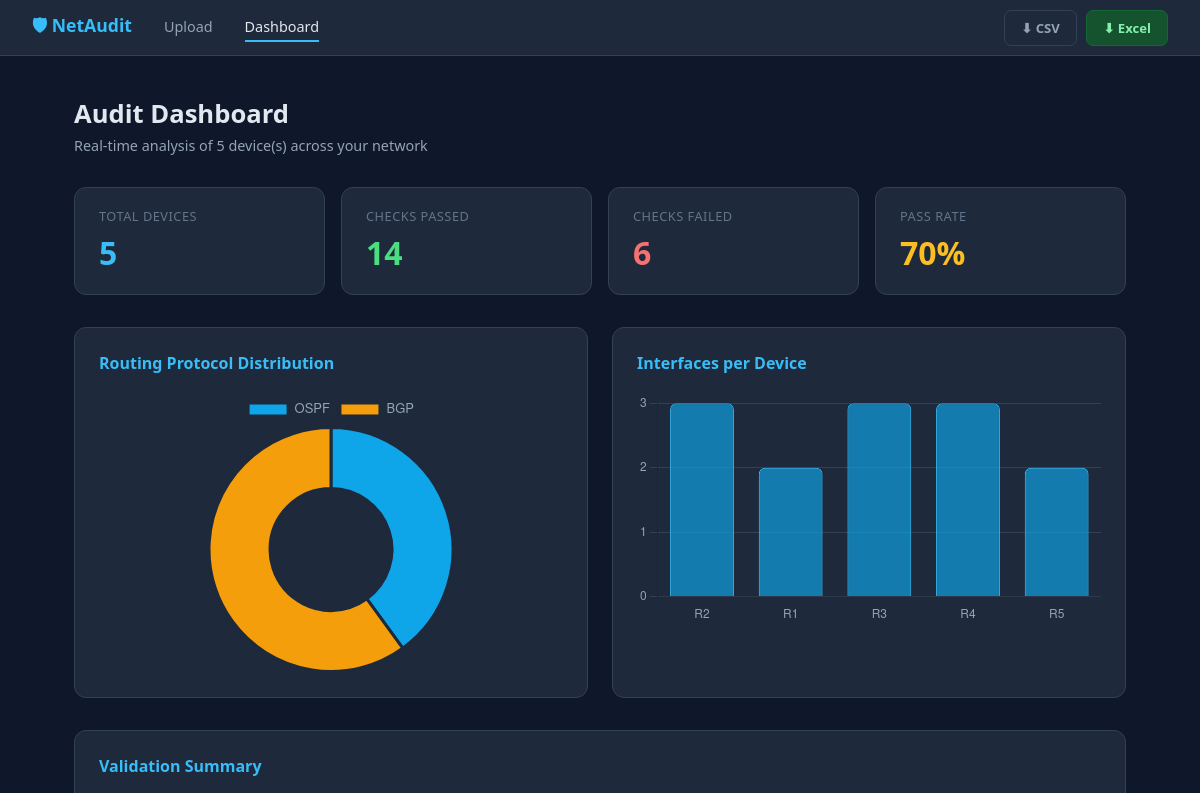
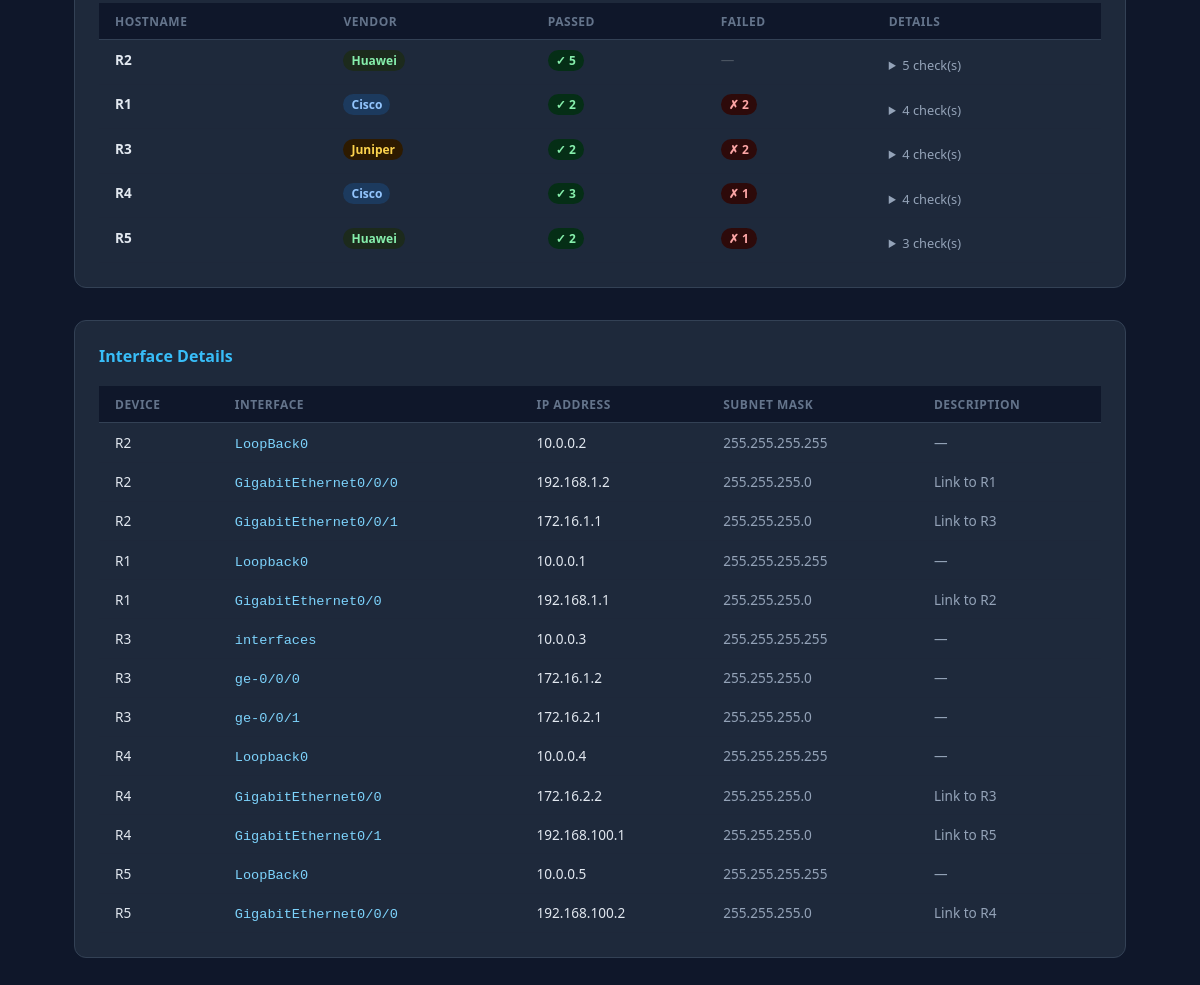
/dashboard, run on the app's committed database (2 pictures, top to bottom).
### app.py (models this page shows)
class Device(db.Model):
    id          = db.Column(db.Integer, primary_key=True)
    hostname    = db.Column(db.String(100))
    vendor      = db.Column(db.String(50))
    filename    = db.Column(db.String(200))
    uploaded_at = db.Column(db.DateTime, default=datetime.utcnow)
    interfaces  = db.relationship('Interface', backref='device', cascade='all, delete-orphan')
    protocols   = db.relationship('Protocol',  backref='device', cascade='all, delete-orphan')
    acl_rules   = db.relationship('ACLRule',   backref='device', cascade='all, delete-orphan')
    validations = db.relationship('Validation', backref='device', cascade='all, delete-orphan')

class Interface(db.Model):
    id        = db.Column(db.Integer, primary_key=True)
    device_id = db.Column(db.Integer, db.ForeignKey('device.id'))
    name      = db.Column(db.String(100))
    ip        = db.Column(db.String(50))
    mask      = db.Column(db.String(50))
    description = db.Column(db.String(200))

### app.py (the view)
@app.route('/dashboard')
def dashboard():
    devices = Device.query.all()
    validations = Validation.query.all()
    val_summary = []
    for dev in devices:
        dev_vals = [v for v in validations if v.device_id == dev.id]
        passes = sum(1 for v in dev_vals if v.status == 'PASS')
        fails  = sum(1 for v in dev_vals if v.status == 'FAIL')
        val_summary.append({
            'hostname': dev.hostname,
            'vendor': dev.vendor,
            'passes': passes,
            'fails': fails,
            'checks': dev_vals
        })
    ospf_count = Protocol.query.filter_by(type='OSPF').count()
    bgp_count  = Protocol.query.filter_by(type='BGP').count()
    iface_data = []
    for dev in devices:
        cnt = Interface.query.filter_by(device_id=dev.id).count()
        iface_data.append({'hostname': dev.hostname, 'count': cnt})
    return render_template('dashboard.html',
        devices=devices,
        val_summary=val_summary,
        ospf_count=ospf_count,
        bgp_count=bgp_count,
        iface_data=iface_data,
        total_pass=sum(1 for v in validations if v.status=='PASS'),
        total_fail=sum(1 for v in validations if v.status=='FAIL'),
    )

### templates/dashboard.html (shortened to what this page needs)
<!DOCTYPE html>
<html lang="en">
<head>
</head>
<body>
<nav>
  <span class="brand">🛡 NetAudit</span>
  <a href="/upload">Upload</a>
  <a href="/dashboard" class="active">Dashboard</a>
  <div class="export-group">
    <a href="/export/csv" class="btn btn-outline">⬇ CSV</a>
    <a href="/export/excel" class="btn btn-green">⬇ Excel</a>
  </div>
</nav>
<div class="container">
  <h1>Audit Dashboard</h1>
  <p class="subtitle">Real-time analysis of {{ devices|length }} device(s) across your network</p>
  {% if not devices %}
  <div class="card empty">
    <svg fill="none" stroke="currentColor" viewBox="0 0 24 24">
      <path stroke-linecap="round" stroke-linejoin="round" stroke-width="1.5"
        d="M9 3H5a2 2 0 00-2 2v4m6-6h10a2 2 0 012 2v4M9 3v18m0 0h10a2 2 0 002-2V9M9 21H5a2 2 0 01-2-2V9m0 0h18"/>
    </svg>
    <p>No devices uploaded yet. <a href="/upload" style="color:#38bdf8">Upload configs →</a></p>
  </div>
  {% else %}
  <div class="stats">
    <div class="stat blue">
      <div class="label">Total Devices</div>
      <div class="value">{{ devices|length }}</div>
    </div>
    <div class="stat green">
      <div class="label">Checks Passed</div>
      <div class="value">{{ total_pass }}</div>
    </div>
    <div class="stat red">
      <div class="label">Checks Failed</div>
      <div class="value">{{ total_fail }}</div>
    </div>
    <div class="stat yellow">
      <div class="label">Pass Rate</div>
      <div class="value">
        {% if total_pass + total_fail > 0 %}
          {{ ((total_pass / (total_pass + total_fail)) * 100)|round|int }}%
        {% else %}N/A{% endif %}
      </div>
    </div>
  </div>
  <div class="grid-2">
    <div class="card">
      <h2>Routing Protocol Distribution</h2>
      <canvas id="pieChart"></canvas>
    </div>
    <div class="card">
      <h2>Interfaces per Device</h2>
      <canvas id="barChart"></canvas>
    </div>
  </div>
  <div class="card" style="margin-bottom:2rem">
    <h2>Validation Summary</h2>
    <table>
      <thead>
        <tr>
          <th>Hostname</th><th>Vendor</th><th>Passed</th><th>Failed</th><th>Details</th>
        </tr>
      </thead>
      <tbody>
        {% for row in val_summary %}
        <tr>
          <td><strong>{{ row.hostname }}</strong></td>
          <td><span class="badge badge-{{ row.vendor|lower }}">{{ row.vendor }}</span></td>
          <td><span class="badge badge-pass">✓ {{ row.passes }}</span></td>
          <td>
            {% if row.fails > 0 %}
            <span class="badge badge-fail">✗ {{ row.fails }}</span>
            {% else %}
            <span style="color:#4b5563">—</span>
            {% endif %}
          </td>
          <td>
            {% if row.checks %}
            <details>
              <summary>{{ row.checks|length }} check(s)</summary>
            </details>
            {% endif %}
          </td>
        </tr>
        {% endfor %}
      </tbody>
    </table>
  </div>
  <div class="card">
    <h2>Interface Details</h2>
    <table>
      <thead>
        <tr><th>Device</th><th>Interface</th><th>IP Address</th><th>Subnet Mask</th><th>Description</th></tr>
      </thead>
      <tbody>
        {% for dev in devices %}
          {% for iface in dev.interfaces %}
          <tr>
            <td>{{ dev.hostname }}</td>
            <td><code style="color:#7dd3fc">{{ iface.name }}</code></td>
            <td>{{ iface.ip or '—' }}</td>
            <td style="color:#94a3b8">{{ iface.mask or '—' }}</td>
            <td style="color:#94a3b8">{{ iface.description or '—' }}</td>
          </tr>
          {% endfor %}
        {% endfor %}
      </tbody>
    </table>
  </div>
  {% endif %}
</div>
<script>
  const ospf = {{ ospf_count }};
  const bgp  = {{ bgp_count }};
  const ifaceData = {{ iface_data | tojson }};
  // Pie chart
  new Chart(document.getElementById('pieChart'), {
    type: 'doughnut',
    data: {
      labels: ['OSPF', 'BGP'],
      datasets: [{
        data: [ospf, bgp],
        backgroundColor: ['#0ea5e9', '#f59e0b'],
        borderColor: '#1e293b',
        borderWidth: 3,
        hoverOffset: 6
      }]
    },
    options: {
      responsive: true,
      plugins: {
        legend: { labels: { color: '#94a3b8', font: { size: 13 } } },
        tooltip: { callbacks: { label: ctx => ` ${ctx.label}: ${ctx.parsed} routers` } }
      }
    }
  });
  // Bar chart
  new Chart(document.getElementById('barChart'), {
    type: 'bar',
    data: {
      labels: ifaceData.map(d => d.hostname),
      datasets: [{
        label: 'Interfaces',
        data: ifaceData.map(d => d.count),
        backgroundColor: '#0ea5e9aa',
        borderColor: '#38bdf8',
        borderWidth: 1,
        borderRadius: 6,
      }]
    },
    options: {
      responsive: true,
      scales: {
        x: { ticks: { color: '#94a3b8' }, grid: { color: '#1e293b' } },
        y: { ticks: { color: '#94a3b8', stepSize: 1 }, grid: { color: '#334155' }, beginAtZero: true }
      },
      plugins: { legend: { display: false } }
    }
  });
</script>
</body>
</html>

### templates/dashboard.html (style rules this page uses)
*, *::before, *::after { box-sizing: border-box; margin: 0; padding: 0; }
body { font-family: 'Segoe UI', sans-serif; background: #0f172a; color: #e2e8f0; min-height: 100vh; }
nav { background: #1e293b; border-bottom: 1px solid #334155; padding: 0 2rem; display: flex; align-items: center; gap: 2rem; height: 56px; }
nav .brand { font-size: 1.1rem; font-weight: 700; color: #38bdf8; }
nav a { color: #94a3b8; text-decoration: none; font-size: .9rem; padding: 4px 0; border-bottom: 2px solid transparent; transition: .2s; }
nav a:hover, nav a.active { color: #e2e8f0; border-color: #38bdf8; }
nav .export-group { margin-left: auto; display: flex; gap: .6rem; }
.container { max-width: 1100px; margin: 2.5rem auto; padding: 0 1.5rem; }
h1 { font-size: 1.6rem; font-weight: 700; margin-bottom: .3rem; }
.subtitle { color: #94a3b8; font-size: .9rem; margin-bottom: 2rem; }
.stats { display: grid; grid-template-columns: repeat(4, 1fr); gap: 1rem; margin-bottom: 2rem; }
.stat { background: #1e293b; border: 1px solid #334155; border-radius: 12px; padding: 1.2rem 1.5rem; }
.stat .label { font-size: .8rem; color: #64748b; text-transform: uppercase; letter-spacing: .5px; margin-bottom: .4rem; }
.stat .value { font-size: 2rem; font-weight: 700; }
.stat.green .value { color: #4ade80; }
.stat.red .value { color: #f87171; }
.stat.blue .value { color: #38bdf8; }
.stat.yellow .value { color: #fbbf24; }
.grid-2 { display: grid; grid-template-columns: 1fr 1fr; gap: 1.5rem; margin-bottom: 2rem; }
.card { background: #1e293b; border: 1px solid #334155; border-radius: 12px; padding: 1.5rem; }
.card h2 { font-size: 1rem; font-weight: 600; color: #38bdf8; margin-bottom: 1.2rem; }
canvas { max-height: 280px; }
table { width: 100%; border-collapse: collapse; font-size: .85rem; }
th { text-align: left; padding: .6rem 1rem; background: #0f172a; color: #64748b; font-weight: 600; font-size: .75rem; text-transform: uppercase; letter-spacing: .5px; border-bottom: 1px solid #334155; }
td { padding: .6rem 1rem; border-bottom: 1px solid #1e293b55; vertical-align: top; }
.badge { display: inline-block; padding: 2px 8px; border-radius: 99px; font-size: .75rem; font-weight: 600; }
.badge-pass { background: #052e16; color: #86efac; }
.badge-fail { background: #2d0a0a; color: #fca5a5; }
.badge-cisco { background: #1c3a5e; color: #93c5fd; }
.badge-huawei { background: #1c2a1c; color: #86efac; }
.badge-juniper { background: #2d1a00; color: #fcd34d; }
details { margin-top: .4rem; }
summary { cursor: pointer; color: #94a3b8; font-size: .8rem; }
.btn { display: inline-flex; align-items: center; gap: .4rem; padding: .5rem 1rem; border-radius: 7px; font-size: .82rem; font-weight: 600; cursor: pointer; border: none; transition: .2s; text-decoration: none; }
.btn-outline { background: transparent; color: #94a3b8; border: 1px solid #334155; }
.btn-green { background: #14532d; color: #86efac; border: 1px solid #166534; }

### data on the page
Device: hostname "R2", vendor "Huawei", passes "5", checks|length "5"
Device: hostname "R1", vendor "Cisco", passes "2", fails "2", checks|length "4"
Device: hostname "R3", vendor "Juniper", passes "2", fails "2", checks|length "4"
Device: hostname "R4", vendor "Cisco", passes "3", fails "1", checks|length "4"
Device: hostname "R5", vendor "Huawei", passes "2", fails "1", checks|length "3"
Interface: name "LoopBack0", ip "10.0.0.2", mask "255.255.255.255", description "—"
Interface: name "GigabitEthernet0/0/0", ip "192.168.1.2", mask "255.255.255.0", description "Link to R1"
Interface: name "GigabitEthernet0/0/1", ip "172.16.1.1", mask "255.255.255.0", description "Link to R3"
Interface: name "Loopback0", ip "10.0.0.1", mask "255.255.255.255", description "—"
Interface: name "GigabitEthernet0/0", ip "192.168.1.1", mask "255.255.255.0", description "Link to R2"
Interface: name "interfaces", ip "10.0.0.3", mask "255.255.255.255", description "—"
Interface: name "ge-0/0/0", ip "172.16.1.2", mask "255.255.255.0", description "—"
Interface: name "ge-0/0/1", ip "172.16.2.1", mask "255.255.255.0", description "—"
Interface: name "Loopback0", ip "10.0.0.4", mask "255.255.255.255", description "—"
Interface: name "GigabitEthernet0/0", ip "172.16.2.2", mask "255.255.255.0", description "Link to R3"
Interface: name "GigabitEthernet0/1", ip "192.168.100.1", mask "255.255.255.0", description "Link to R5"
Interface: name "LoopBack0", ip "10.0.0.5", mask "255.255.255.255", description "—"
Interface: name "GigabitEthernet0/0/0", ip "192.168.100.2", mask "255.255.255.0", description "Link to R4"

### other printed values
{{ devices|length }} "5"
{{ total_pass }} "14"
{{ total_fail }} "6"
{{ ((total_pass / (total_pass + total_fail)) * 100)|round|int }} "70"
chart data {{ ospf_count }} 2
chart data {{ bgp_count }} 3
chart data {{ iface_data | tojson }} [{"count": 3, "hostname": "R2"}, {"count": 2, "hostname": "R1"}, {"count": 3, "hostname": "R3"}, {"count": 3, "hostname": "R4"}, {"count": 2, "hostname": "R5"}]
